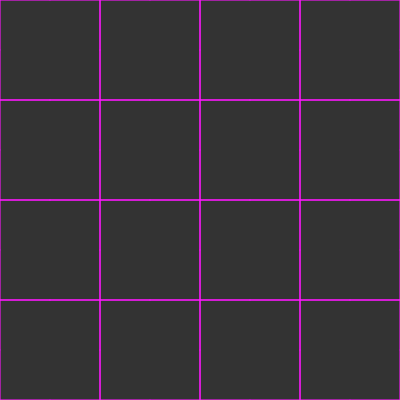
Frame 1 (no input)
Frame 60 (no input): identical to frame 1, image omitted
Frame 120 (the mouse pressed at the canvas centre since frame 60): identical to frame 1, image omitted

The p5.js sketch that drew this single still picture (run headless with seeded random() and noise() and a simulated clock; from frame 60 on, the mouse is pressed at the canvas centre):

// p5.js sketch
// ── sketch.js
let polys = []
let angle = 60
let delta = 10

let deltaSlider
let angleSlider

function setup() {
    createCanvas(400, 400)
    background(51)
    deltaSlider = createSlider(0, 25, 0)
    angleSlider = createSlider(0, 90, 0)

    let inc = 100

    for (let x = 0; x < width; x += inc) {
        for (let y = 0; y < height; y += inc) {
            let poly = new Polygon(4)
            poly.addVertex(x, y)
            poly.addVertex(x + inc, y)
            poly.addVertex(x + inc, y + inc)
            poly.addVertex(x, y + inc)
            poly.close()
            polys.push(poly)
        }
    }
}

function draw() {
    background(51)
    angle = angleSlider.value()
    delta = deltaSlider.value()

    for (let x = 0; x < polys.length; x++) {
        polys[x].hankin()
        polys[x].show()
    }
}

// ── Edge.js
class Edge {
    constructor(a, b) {
        this.a = a
        this.b = b
        this.h1
        this.h2
    }

    show() {
        stroke(255, 50)
        line(this.a.x, this.a.y, this.b.x, this.b.y)
        this.h1.show()
        this.h2.show()
    }

    hankin(sides) {
        let mid = p5.Vector.add(this.a, this.b)
        mid.mult(0.5)

        let v1 = p5.Vector.sub(this.a, mid)
        let elen = v1.mag() + delta
        let v2 = p5.Vector.sub(this.b, mid)
        let offset1 = mid
        let offset2 = mid
        if (delta > 0) {
            v1.setMag(delta)
            v2.setMag(delta)

            offset1 = p5.Vector.add(mid, v2)
            offset2 = p5.Vector.add(mid, v1)
        }

        v1.normalize()
        v2.normalize()

        v1.rotate(radians(-angle))
        v2.rotate(radians(angle))

        let interior = ((sides - 2) * PI) / sides
        let alpha = interior * 0.5
        let beta = PI - radians(angle) - alpha
        let hlen = (elen * sin(alpha)) / sin(beta)

        v1.setMag(hlen)
        v2.setMag(hlen)

        this.h1 = new Hankin(offset1, v1)
        this.h2 = new Hankin(offset2, v2)
    }
}

// ── Hankin.js
class Hankin {
    constructor(a, v) {
        this.a = a
        this.v = v
        this.b = p5.Vector.add(a, v)
    }

    show() {
        stroke(255, 0, 255)
        line(this.a.x, this.a.y, this.b.x, this.b.y)
        // fill(255)
        // ellipse(this.a.x, this.a.y, 4)
        // if (this.end) {
        //     fill(255, 255, 0)
        //     ellipse(this.end.x, this.end.y, 4)
        // }
    }
}

// ── Polygon.js
class Polygon {
    constructor(n) {
        this.vertices = []
        this.edges = []
        this.sides = n
    }

    addVertex(x, y) {
        let a = createVector(x, y)
        let total = this.vertices.length

        if (total > 0) {
            let prev = this.vertices[total - 1]
            let edge = new Edge(prev, a)
            this.edges.push(edge)
        }
        this.vertices.push(a)
    }

    close() {
        let total = this.vertices.length
        let last = this.vertices[total - 1]
        let first = this.vertices[0]

        let edge = new Edge(last, first)
        this.edges.push(edge)
    }

    hankin() {
        for (let i = 0; i < this.edges.length; i++) {
            this.edges[i].hankin(this.sides)
        }
    }

    show() {
        for (let i = 0; i < this.edges.length; i++) {
            this.edges[i].show()
        }
    }
}
